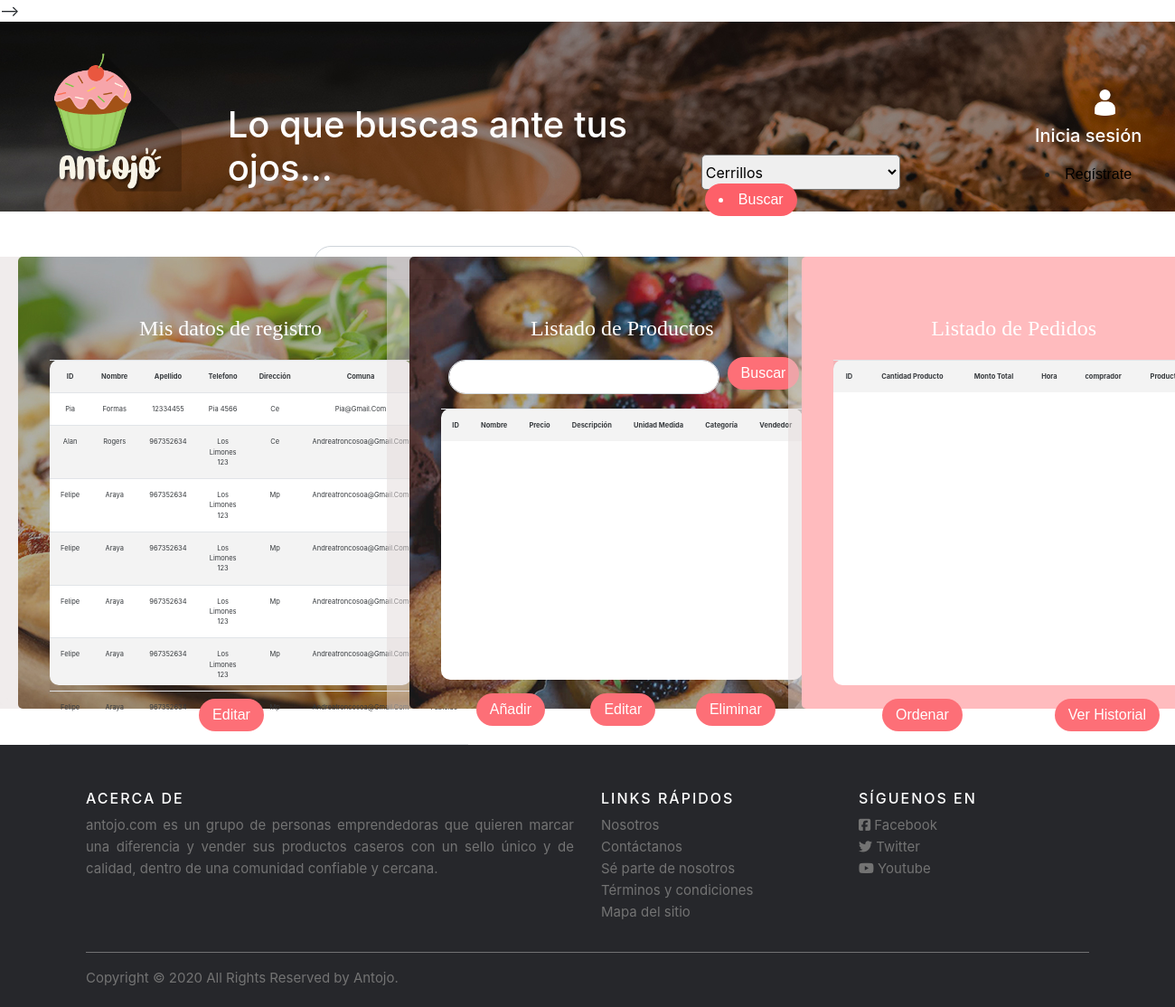
The page /categorias/Listar-vendedores/ on the database its author committed.
### categorias/models.py (models this page shows, shortened)
class Vendedor(models.Model):
    COMUNAS = (
        ('CE','Cerrillos'),
        ('CN','Cerro Navia'),
        ('CO','Conchalí'),
        ('EB','El Bosque'),
        ('EC','Estación Central'),
        ('HU','Huechuraba'),
        ('IN','Independencia'),
        ('LA','La Cisterna'),
        ('LF','La Florida'),
        ('LG','La Granja'),
        ('LP','La Pintana'),
        ('LR','La Reina'),
        ('LC','Las Condes'),
        ('LB','Lo Barnechea'),
        ('LE','Lo Espejo'),
        ('LP','Lo Prado'),
        ('MA','Macul'),
        ('MP','Maipú'),
        ('ÑU','Ñuñoa'),
        ('PH','Padre Hurtado'),
        ('PAC','Pedro Aguirre Cerda'),
        ('PE','Peñalolén'),
        ('PI','Pirque'),
        ('PR','Providencia'),
        ('PU','Pudahuel'),
        ('PA','Puente Alto'),
        ('QU','Quilicura'),
        ('QN','Quinta Normal'),
        ('REC','Recoleta'),
        ('REN','Renca'),
        ('SB','San Bernardo'),
        ('SJ','San Joaquín'),
        ('SJM','San José de Maipo'),
        ('SM','San Miguel'),
        ('SR','San Ramón'),
        ('SAN','Santiago'),
    )
    id_vendedor = models.AutoField(primary_key=True)
    nombre_vendedor = models.CharField(max_length=30)
    apellido_vendedor = models.CharField(max_length=30)
    fono_vendedor = models.CharField(max_length=12)
    dir_vendedor = models.CharField(max_length=30)
    com_vendedor = models.TextField(max_length=3, choices=COMUNAS)
    email_vendedor = models.EmailField(max_length=25)
    usuario_vendedor = models.CharField(max_length=15)
    pass_vendedor = models.CharField(max_length=20)

### categorias/views.py (the view)
# urls.py: path('Listar-vendedores/',ListarVendedores,name="ListarVendedores"),
def ListarVendedores(request):
    vendedores = Vendedor.objects.all()
    data= {
        'vendedores': vendedores
    }
    return render(request, 'InicioVendedor.html', data)

### categorias/templates/InicioVendedor.html (shortened to what this page needs)
{% extends "base_generic.html" %}
{% block content %}
  {% load static %}
  {% load crispy_forms_tags %}
  {% load humanize %}
    <head>
        <link href="{% static 'css/bootstrap.min.css' %}" type="text/css" rel="stylesheet">
        <link href="{% static 'css/estilo6.css' %}"rel="stylesheet">
    </head>
    <body>
        <div class="row cuerpo1">
        </div>
        <div class="row cuerpo2">
            <div class="col-4">
                <div class=c1>
                    <div class="titulos-tarjetas">
                        <h4>Mis datos de registro</h4>
                    </div>
                    <div>
                        <div class="datagrid">
                            <table class="table table-striped table-hover table-responsive-sm">
                                <tr>
                                    <th>ID</th>
                                    <th>Nombre</th>
                                    <th>Apellido</th>
                                    <th>Telefono </th>
                                    <th>Dirección</th>
                                    <th>Comuna</th>
                                    <th>Email</th>
                                    <th>Usuario</th>
                                </tr>
                                {% for p in vendedores %}
                                <tr>
                                    <td>{{ p.nombre_vendedor | title }}</td>
                                    <td>{{ p.apellido_vendedor | title }}</td>
                                    <td>{{ p.fono_vendedor | apnumber }}</td>
                                    <td>{{ p.dir_vendedor  | title }}</td>
                                    <td>{{ p.com_vendedor | title }}</td>
                                    <td>{{ p.email_vendedor | title }}</td>
                                    <td>{{ p.usuario_vendedor | title }}</td>
                                </tr>
                                {% endfor %}
                            </table>
                        </div>
                        <div class="row-mini5">
                            <button type="submit" class="btn btn-primary"><a href="Productos.html">Editar</a></button>
                        </div>
                    </div>
                </div>
            </div>
            <div class="col-4">
                <div class="c2">
                    <div class="titulos-tarjetas">
                        <h4>Listado de Productos</h4>
                    </div>
                    <div class="busqueda">
                        <div class="row-mini3">
                            <input type="text" class="form-control" id="busqueda">
                        </div>
                        <div class="row-mini4">
                            <button type="submit" class="btn btn-primary"><a href="Productos.html">Buscar</a></button>
                        </div>
                    </div>
                    <div class="datagrid">
                        <table class="table table-striped table-hover table-responsive-sm">
                            <tr>
                                <th>ID</th>
                                <th>Nombre</th>
                                <th>Precio</th>
                                <th>Descripción </th>
                                <th>Unidad Medida</th>
                                <th>Categoría</th>
                                <th>Vendedor</th>
                            </tr>
                        </table>
                    </div>
                    <div class="botones">
                        <div class="row-mini5">
                            <a href="#button" class="btn btn-primary">Añadir</a>
                        </div>
                        <div class="row-mini5">
                            <button type="submit" class="btn btn-primary"><a href="Productos.html">Editar</a></button>
                        </div>
                        <div class="row-mini5">
                            <button type="submit" class="btn btn-primary"><a href="Productos.html">Eliminar</a></button>
                        </div>
                    </div>
                </div>
            </div>
            <div class="col-4">
                <div class="c3">
                    <div class="titulos-tarjetas">
                        <h4>Listado de Pedidos</h4>
                    </div>
                    <div>
                        <div class="datagrid">
                            <table class="table table-striped table-hover table-responsive-sm">
                                <tr>
                                    <th>ID</th>
                                    <th>Cantidad Producto</th>
                                    <th>Monto Total</th>
                                    <th>Hora </th>
                                    <th>comprador</th>
                                    <th>Producto</th>
                                </tr>
                            </table>
                        </div>
                        <div class="botones">
                            <div class="row-mini6">
                                <button type="submit" class="btn btn-primary"><a href="Productos.html">Ordenar</a></button>
                            </div>
                            <div class="row-mini6">
                                <button type="submit" class="btn btn-primary"><a href="Productos.html">Ver Historial</a></button>
                            </div>
                        </div>
                    </div>
                </div>
            </div>
        </div>
        <div class="row cuerpo1">
        </div>
        {% endblock %}

### categorias/static/css/estilo.css (style rules this page uses)
.form-control { width: 580px; }
.cuerpo1 { padding-top: 20px; height: 230px; }
.btn-primary { background: #FD6069; border: none; color: white; padding: 8px 15px; text-align: center; font-size: 16px; margin: 4px 2px; border-radius: 20px; font-family: sans-serif; cursor: pointer; }
.btn-primary a { color: white; }

### categorias/static/css/estilo2.css (style rules this page uses)
.form-control { width: 580px; }
.btn-primary { background: #FD6069; border: none; color: white; padding: 8px 15px; text-align: center; font-size: 16px; margin: 4px 2px; border-radius: 20px; font-family: sans-serif; cursor: pointer; }
.btn-primary a { color: white; }
.cuerpo1 { margin-top:10px; padding-top: 20px; padding-left: 30px; height: 60px; }
.cuerpo1 { margin-top:10px; padding-top: 20px; padding-left: 30px; height: 30px; }
.titulos-tarjetas { font-family: 'Trebuchet MS'; margin-top: 50px; font-size: 30px; margin-bottom: 20px; color: white; }
.cuerpo2 { margin:auto; }
.c1 { padding-top:15px; background-image: url(img/cuadrado1.jpg); width: 600px; height: 400px; border-radius: 5px; text-align: center; margin-left:100px; }
.c1 .datagrid { height: 360px; }
.c1 .btn-primary { margin-top: 15px; }
.c2 { padding-top:15px; background-image: url(img/cuadrado2.jpg); width: 600px; height: 400px; border-radius: 5px; text-align: center; }

### categorias/static/css/estilo4.css (style rules this page uses)
.form-control { width: 580px; }
.btn-primary { background: #FD6069; border: none; color: white; padding: 8px 15px; text-align: center; font-size: 16px; margin: 4px 2px; border-radius: 20px; font-family: sans-serif; cursor: pointer; }
.btn-primary a { color: white; }
.cuerpo1 { margin-top:10px; padding-top: 20px; padding-left: 30px; height: 60px; }
.cuerpo2 { margin-top:10px; margin-bottom: 10px; background-image: url('img/images\ 24.jpg'); opacity: 90%; }
.col-4 { text-align: center; background-color: rgba(223, 213, 213, 0.493); }

### categorias/static/css/estilo6.css (style rules this page uses)
.cuerpo1 { margin-top:10px; padding-top: 20px; padding-left: 30px; height: 30px; }
.titulos-tarjetas { font-size: 30px; margin-bottom: 20px; }
.datagrid { margin-top:20px; margin-left: auto; margin-right: auto; width: 400px; height:300px; border-radius: 10px; border-color: black; background-color: white; }
.btn-primary { background: #FD6069; border: none; color: white; padding: 6px 15px; text-align: center; font-size: 16px; margin-top:-7px; margin-left: 4px; border-radius: 20px; font-family: sans-serif; cursor: pointer; }
.btn-primary a { color: white; }
.c1 { padding-top:15px; background-color:rgb(248, 226, 177); width: 470px; height: 500px; margin-left:20px; border-radius: 5px; text-align: center; }
.c1 .datagrid { height: 360px; }
.c1 .btn-primary { margin-top: 15px; }
.busqueda { display: inline; }
.form-control { width: 300px; margin: auto; border-radius: 20px; }
.c2 { padding-top:15px; background-color: rgb(155, 221, 180); width: 470px; height: 500px; margin-left:10px; border-radius: 5px; text-align: center; }
.row-mini3 { width: 300px; height: 30px; display: inline-block; }
.row-mini4 { width: 80px; height: 30px; display: inline-block; }
.row-mini5 { width: 120px; height: 50px; display: inline-block; }
.botones .btn-primary { margin-top: 15px; }
.c3 { padding-top:15px; background-color: rgb(255, 180, 184); width: 470px; height: 500px; border-radius: 5px; text-align: center; }
.row-mini6 { width: 200px; height: 50px; display: inline-block; }
.c3 .datagrid { height: 360px; }

### categorias/templates/InicioVendedor.html (style rules this page uses)
table, th, td { font-size: 7.5px; }

### rows shown on the page
Vendedor: nombre_vendedor "Pia", apellido_vendedor "Formas", fono_vendedor|apnumber "12334455", dir_vendedor "Pia 4566", com_vendedor "Ce", email_vendedor "Pia@Gmail.Com"
Vendedor: nombre_vendedor "Alan", apellido_vendedor "Rogers", fono_vendedor|apnumber "967352634", dir_vendedor "Los Limones 123", com_vendedor "Ce", email_vendedor "Andreatroncosoa@Gmail.Com"
Vendedor: nombre_vendedor "Felipe", apellido_vendedor "Araya", fono_vendedor|apnumber "967352634", dir_vendedor "Los Limones 123", com_vendedor "Mp", email_vendedor "Andreatroncosoa@Gmail.Com"
Vendedor: nombre_vendedor "Felipe", apellido_vendedor "Araya", fono_vendedor|apnumber "967352634", dir_vendedor "Los Limones 123", com_vendedor "Mp", email_vendedor "Andreatroncosoa@Gmail.Com"
Vendedor: nombre_vendedor "Felipe", apellido_vendedor "Araya", fono_vendedor|apnumber "967352634", dir_vendedor "Los Limones 123", com_vendedor "Mp", email_vendedor "Andreatroncosoa@Gmail.Com"
Vendedor: nombre_vendedor "Felipe", apellido_vendedor "Araya", fono_vendedor|apnumber "967352634", dir_vendedor "Los Limones 123", com_vendedor "Mp", email_vendedor "Andreatroncosoa@Gmail.Com"
Vendedor: nombre_vendedor "Felipe", apellido_vendedor "Araya", fono_vendedor|apnumber "967352634", com_vendedor "Mp", email_vendedor "Andreatroncosoa@Gmail.Com"
